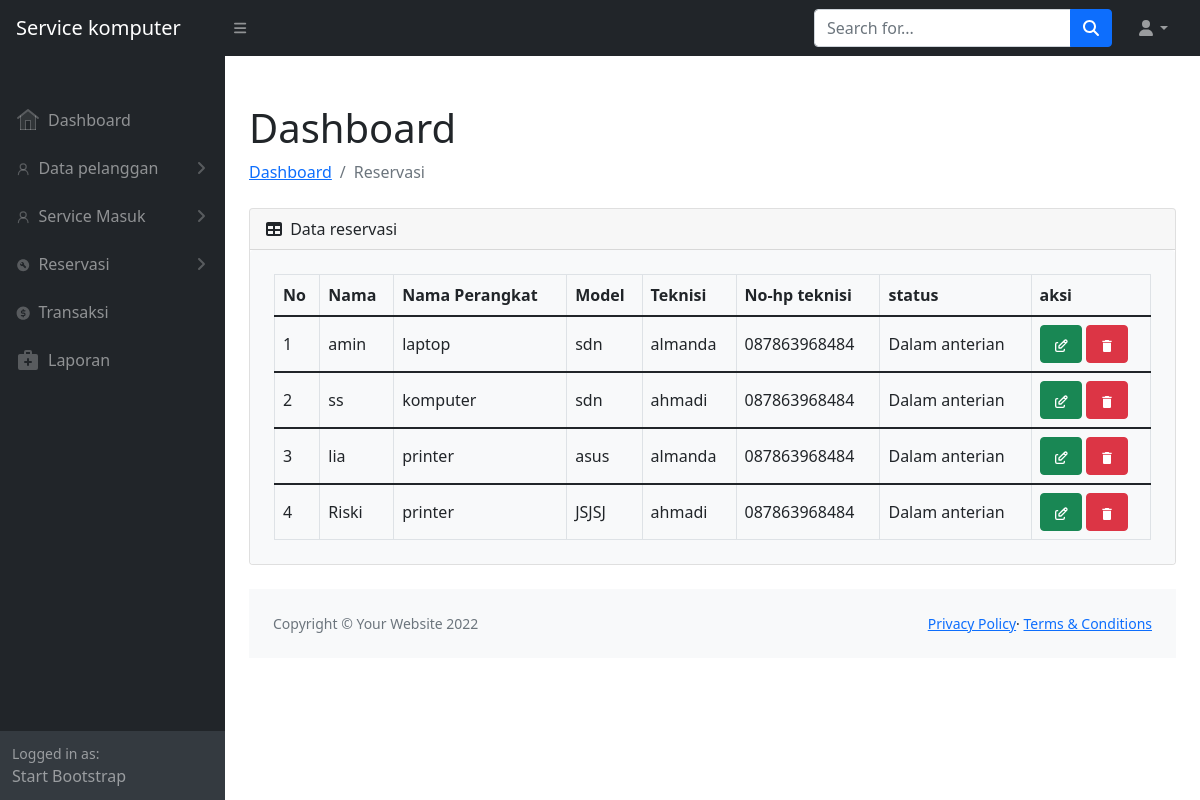
The app's page /reservasi-data.php with its own data.
### tables this page shows
CREATE TABLE `tb_reservasi` (
  `id_reservasi` int(11) NOT NULL,
  `id_pelanggan` int(11) NOT NULL,
  `id_service` int(11) NOT NULL,
  `id_teknisi` int(11) NOT NULL,
  `status_proses` varchar(100) NOT NULL
);

CREATE TABLE `tb_pelanggan` (
  `id_pelanggan` int(11) NOT NULL,
  `nama` varchar(100) NOT NULL,
  `jenis_kelamin` varchar(100) NOT NULL,
  `alamat` varchar(100) NOT NULL,
  `no_hp` varchar(100) NOT NULL,
  `email` varchar(100) NOT NULL
);

CREATE TABLE `tb_service` (
  `id_service` int(11) NOT NULL,
  `id_pelanggan` int(11) NOT NULL,
  `nama_perangkat` varchar(100) NOT NULL,
  `model` varchar(100) NOT NULL,
  `tanggal_masuk` date NOT NULL,
  `deskripsi` text NOT NULL
);

CREATE TABLE `tb_teknisi` (
  `id_teknisi` int(50) NOT NULL,
  `nama_teknisi` varchar(100) NOT NULL,
  `Jenis_kelamin` varchar(100) NOT NULL,
  `alamat` varchar(100) NOT NULL,
  `spesialis` varchar(50) NOT NULL,
  `no_hp` varchar(50) NOT NULL
);

### reservasi-data.php (the view, shortened to what this page needs)
<?php
include "database.php";
$database = new Database();
$data_reservasi = $database->Data_reservasi();
include "header.php";
?>
<div class="container-fluid pt-4 px-4">
    <h1 class="mt-4">Dashboard</h1>
        <ol class="breadcrumb mb-4">
            <li class="breadcrumb-item"><a href="index-admin.php">Dashboard</a></li>
            <li class="breadcrumb-item active">Reservasi</li>
        </ol>
        <div class="card mb-4">
            <div class="card-header">
                <i class="fas fa-table me-1"></i>
                Data reservasi
        </div>
    <div class="col-12">
        <div class="bg-light rounded h-100 p-4">
            <div class="table-responsive">
                    <table class="table text-start align-middle table-bordered table-hover mb-0">
                        <thead>
                            <tr>
                                <th scope="col">No</th>
                                <th scope="col">Nama</th>
                                <th scope="col">Nama Perangkat</th>
                                <th scope="col">Model</th>
                                <th scope="col">Teknisi</th>
                                <th scope="col">No-hp teknisi</th>
                                <th scope="col">status</th>
                                <th scope="col">aksi</th>
                            </tr>
                        </thead>
                                <?php
                                $no = 1;
                                foreach($data_reservasi as $data){
                                ?>
                        <tbody>
                            <tr>
                                <td><?= $no++?></td>
                                <td><?= $data['nama']?></td>
                                <td><?= $data['nama_perangkat']?></td>
                                <td><?= $data['model']?></td>
                                <td><?= $data['nama_teknisi']?></td>
                                <td><?= $data['no_hp']?></td>
                                <td><?= $data['status_proses']?></td>
                                <td>
                                <a href="reservasi-edit.php?id_reservasi=<?php echo $data['id_reservasi']; ?>&aksi=edit" class="btn btn-success">
                                    <i></i>
                                </a>
                                <a href="proses.php?id_reservasi=<?php echo $data['id_reservasi']; ?>&aksi=hapusservis" class="btn btn-danger"
                                onclick="return confirm('Anda yakin ingin menghapus data ini?')">
                                    <i><svg xmlns="http://www.w3.org/2000/svg" width="1em" height="1em" viewBox="0 0 24 24"><path fill="currentColor" d="M6 19c0 1.1.9 2 2 2h8c1.1 0 2-.9 2-2V7H6zM19 4h-3.5l-1-1h-5l-1 1H5v2h14z"/></svg></i>
                                </a>
                                </td>
                            </tr>
                        </tbody>
                        <?php
                        }
                        ?>
                    </table>
                </div>
            </div>
    </div>
</div>
<?php
include "footer.php";
?>

### records on screen
tb_reservasi: id_pelanggan.nama "amin", id_service.nama_perangkat "laptop", id_service.model "sdn", id_teknisi.nama_teknisi "almanda", id_teknisi.no_hp "087863968484", status_proses "Dalam anterian"
tb_reservasi: id_pelanggan.nama "ss", id_service.nama_perangkat "komputer", id_service.model "sdn", id_teknisi.nama_teknisi "ahmadi", id_teknisi.no_hp "087863968484", status_proses "Dalam anterian"
tb_reservasi: id_pelanggan.nama "lia", id_service.nama_perangkat "printer", id_service.model "asus", id_teknisi.nama_teknisi "almanda", id_teknisi.no_hp "087863968484", status_proses "Dalam anterian"
tb_reservasi: id_pelanggan.nama "Riski", id_service.nama_perangkat "printer", id_service.model "JSJSJ", id_teknisi.nama_teknisi "ahmadi", id_teknisi.no_hp "087863968484", status_proses "Dalam anterian"
